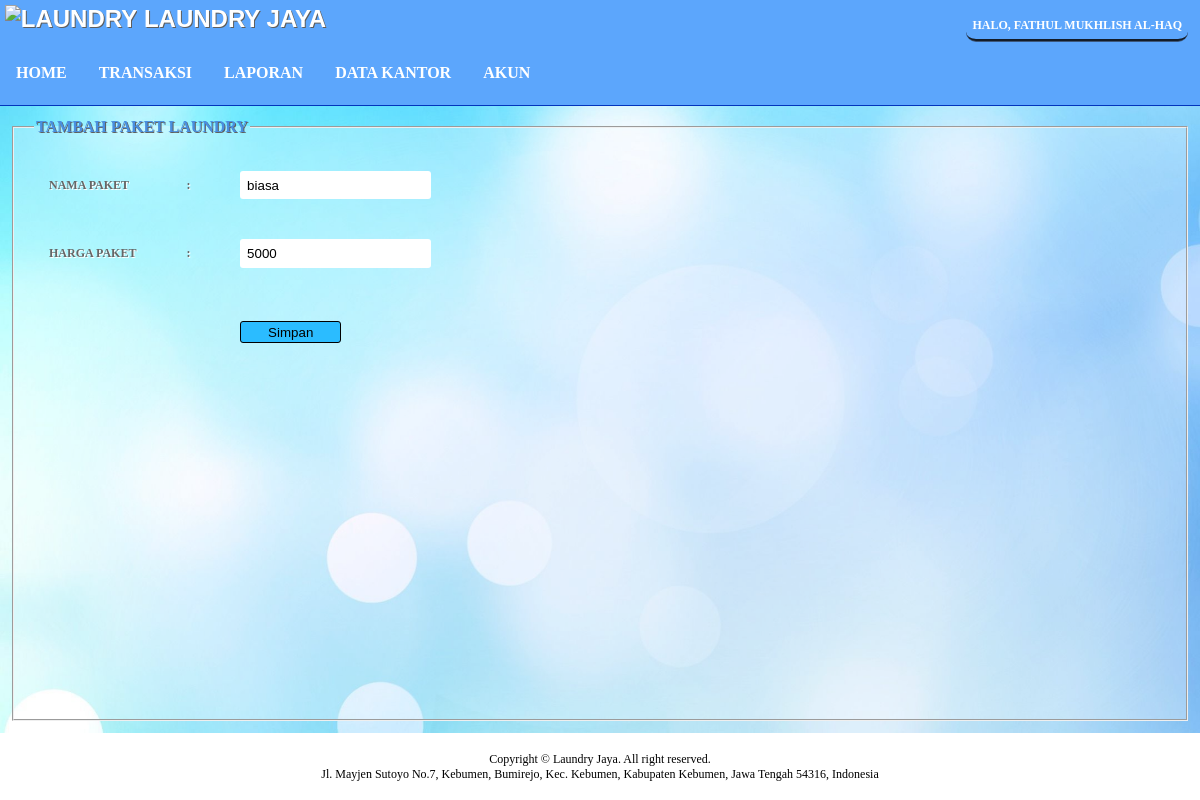
/index.php?page=edit_paket&id=biasa (signed in), run on the app's committed database.
### tables this page shows
CREATE TABLE `pegawai` (
  `username` varchar(15) NOT NULL,
  `password` varchar(100) NOT NULL,
  `nama_lengkap` varchar(50) DEFAULT NULL,
  `tanggal_lahir` date DEFAULT NULL,
  `jenis_kelamin` char(1) DEFAULT NULL,
  `alamat` varchar(100) DEFAULT NULL,
  `level` varchar(15) NOT NULL
);

CREATE TABLE `paket_laundry` (
  `nama_paket` varchar(25) NOT NULL,
  `harga_paket` varchar(10) NOT NULL
);

### data_master/edit_paket.php (the view, shortened to what this page needs)
<?php
require('koneksi.php');
try {
       $asli=$_GET['id'];
       $query=$db->prepare("SELECT * FROM paket_laundry WHERE nama_paket='$asli'");
       $query->execute();
       $data=$query->fetch();
   } catch (PDOException $e) {
           echo $e->getMessage();
   };
if($_SESSION['level']!="admin"){echo "anda tidak memiliki hak untuk akses halaman ini!";}
else {?>
<fieldset class="add_paket">
    <legend>Tambah paket laundry</legend>
    <form method="post">
    <table class= "search">
        <tr>
            <td>Nama paket</td>
            <td>:</td>
            <td><input type="text" name="nama_paket" id="nama_paket" onKeyup="this.value=validName();" value="<?php echo $data['nama_paket']; ?>" ></td>
        </tr>
        <tr>
            <td>Harga paket</td>
            <td>:</td>
            <td><input type="text" name="harga_paket" id="harga_paket" onKeyup="validNum()" value="<?php echo $data['harga_paket']; ?>" ></td>
        </tr>
        <tr>
            <td></td>
            <td></td>
            <td><button type="submit" name="add_btn"  id="add_btn" class="add_btn" value="add">Simpan</button></td>
        </tr>
    </table>
    </form>
</fieldset>
<?php
};
?>

### index/header.php (shortened to what this page needs)
<?php
    require("koneksi.php");
    $username=$_SESSION['username'];
    $query = $db->prepare("SELECT * FROM pegawai WHERE username = '$username'");
    $query->execute();
    $hasil = $query->fetch();
?>
<li class="nav-nama"><?php echo "Halo, ".$hasil['nama_lengkap']; $db=NULL?></li>
<label for="head"><img src="https://img.icons8.com/wired/50/000000/washing-machine.png" alt="laundry"/>&nbsp;laundry jaya</label>

### css/style.css (style rules this page uses)
body { padding: 0em; margin: 0em; font-family: Tahoma; }
header label { font-family: Arial, Helvetica, sans-serif; font-size: 40px; font-weight: bolder; text-shadow: 1px 1px 0px rgb(94, 94, 94); }
.nav-nama { float: right; align-items: center; display: flex; margin-top: 1em; margin-right: 1em; padding: 0.5em; font-size: 12px; font-weight: bold; border-bottom: 3px groove rgb(60, 87, 124); border-radius: 10px; }
header label { align-items: center; display: flex; font-size: 1em; padding: 0.2em; }
fieldset { font-size: 12px; margin: 1em; padding: 15px 20px 20px 20px; background: rgba(255, 255, 255, 0.295); min-height: 90%; }
table { color: #666; text-shadow: 1px 1px 0px #fff; background: #eaebec; border-color: #ccc; border-collapse: collapse; }
table td:first-child { text-align: left; padding-left: 15px; border-left: 0px; }
table td { padding: 20px 25px; border-top: 1px solid #ffffff; border-bottom: 1px solid #e0e0e0; border-left: 1px solid #e0e0e0; background: #fafafa; background: --webkit-gradient(linear, left top, left bottom, from(#fbfbfb), to(#fafafa)); background: --moz-linear-gradient(top, #fbfbfb, #fafafa); }
table tr:last-child td:first-child { -moz-border-radius-bottomleft: 3px; -webkit-border-bottom-left-radius: 3px; border-bottom-left-radius: 3px; }
table tr:last-child td:last-child { -moz-border-radius-bottomright: 3px; -webkit-border-bottom-right-radius: 3px; border-bottom-right-radius: 3px; }
#tbl_edit_profil, .search, .add_paket { font-size: 12px; }
#tbl_edit_profil input, #tbl_edit_profil textarea, .add_paket input, .search input { border: none; padding: 0.5em; border-radius: 3px; }
#tbl_edit_profil button, .add_paket button, .add_btn { background: rgb(43, 188, 255); border: 1px solid black; border-radius: 3px; padding: 0.2em 2em; color: black; margin-top: 1em; }
.search, #tbl_edit_profil, #tbl_edit_profil td, .search td, .search td:hover, .search tr:hover td { border: none; background: none; font-weight: bold; }
legend { font-weight: bold; font-size: 16px; text-shadow: 1px 1px 0px rgb(94, 94, 94); }

### data on the page
pegawai: nama_lengkap "FATHUL MUKHLISH AL-HAQ"
paket_laundry: nama_paket "biasa", harga_paket "5000"
